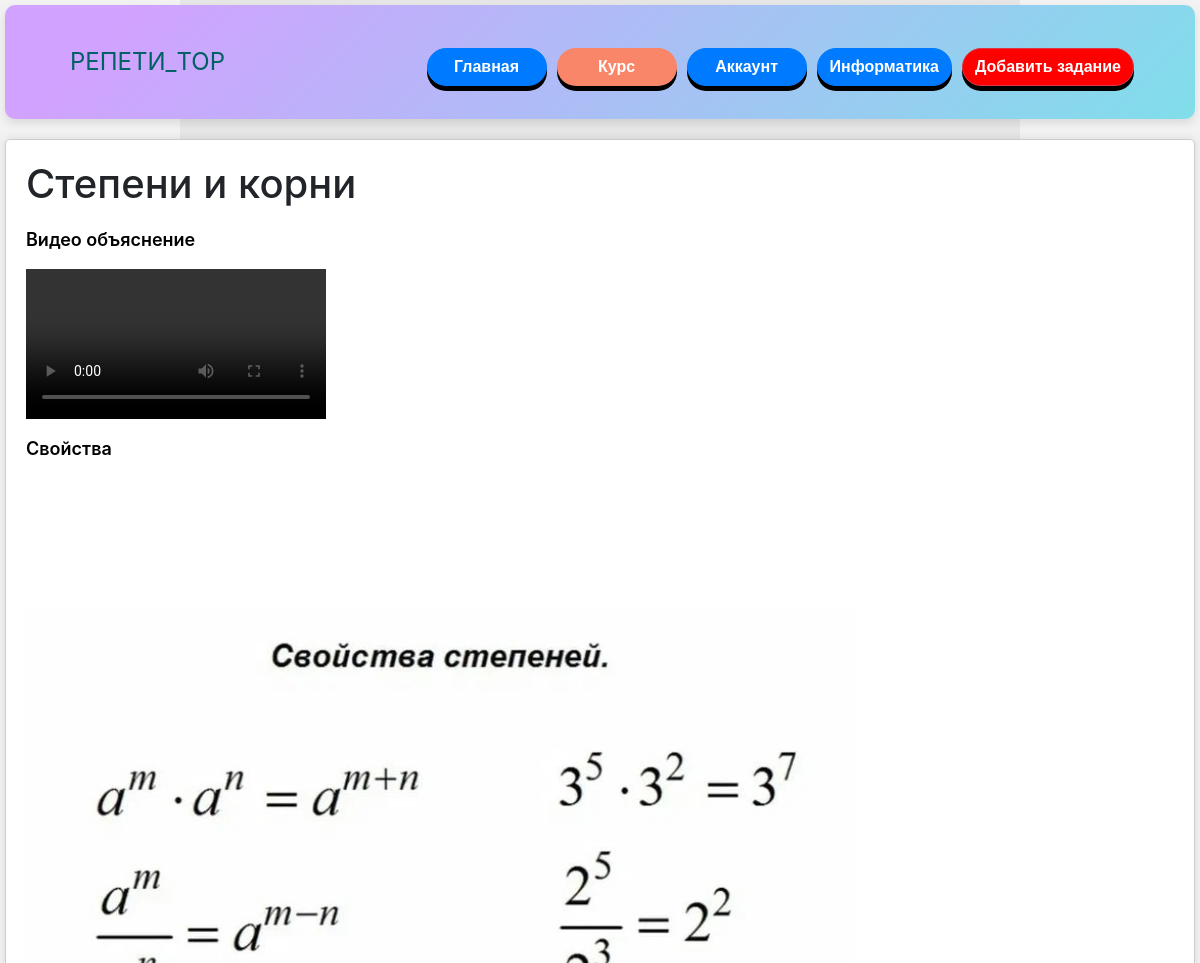
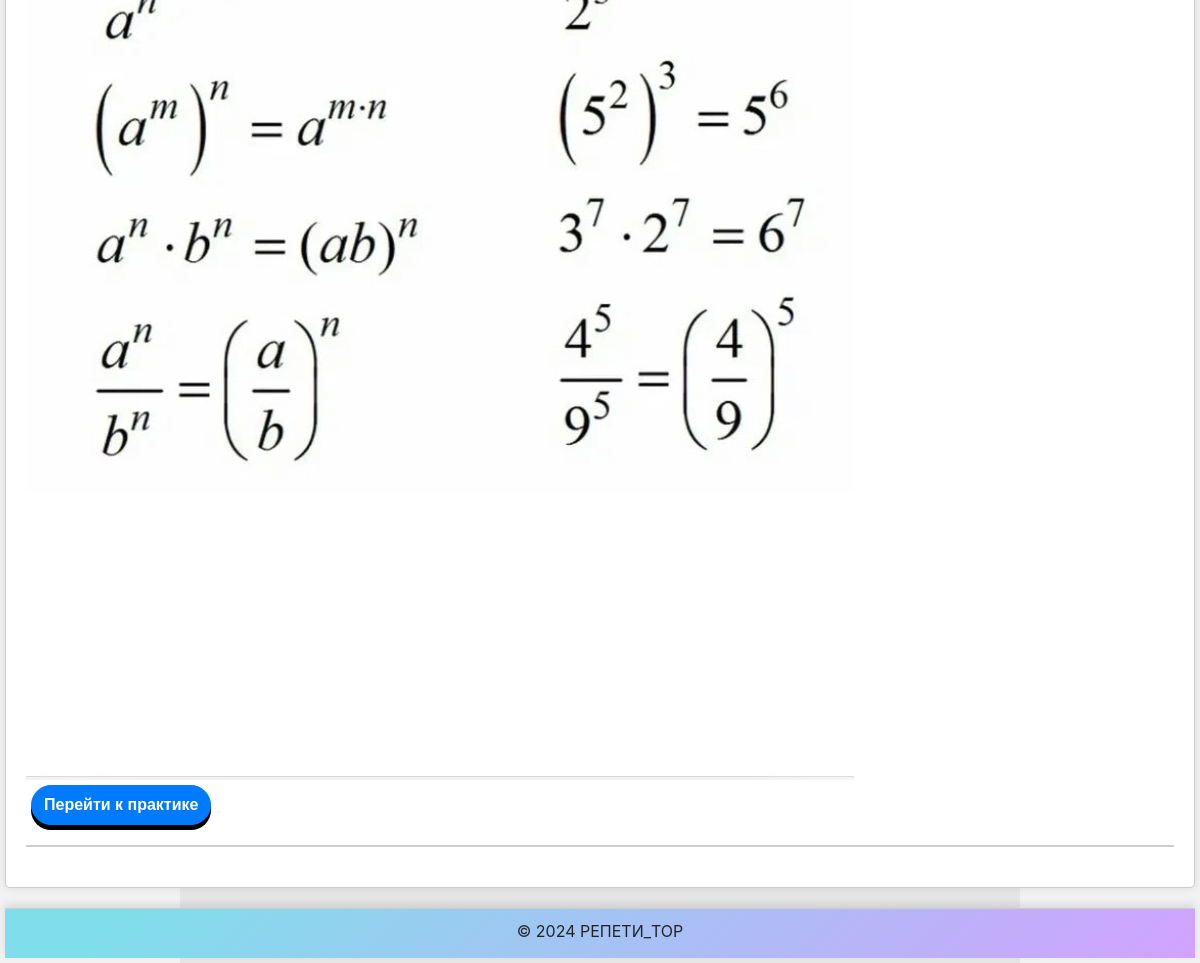
/tasks/72/ (signed in), run on the app's committed database (2 pictures, top to bottom).
### tasks/models.py (models this page shows, shortened)
class Course(models.Model):
    title = models.CharField(max_length=200)
    required_status = models.ForeignKey(Status, on_delete=models.CASCADE, related_name='courses', null=True, blank=True)
    grade = models.CharField(max_length=10, default='6class')

class Task(models.Model):
    course = models.ForeignKey(Course, related_name='tasks', on_delete=models.CASCADE)
    description = models.TextField(blank=True, null=True)
    correct_answer = models.CharField(max_length=200, blank=True, null=True)
    image = models.ImageField(upload_to='task_images/', blank=True, null=True)
    video = models.FileField(upload_to='task_videos/', blank=True, null=True)
    is_theory = models.BooleanField(default=False)
    expl = models.TextField(blank=True, null=True)
    expl_img = models.ImageField(upload_to='task_images/', blank=True, null=True)
    expl_video = models.FileField(upload_to='task_videos/', blank=True, null=True)
    file = models.FileField(upload_to='task_videos/', blank=True, null=True)
    file_link_text = models.CharField(max_length=255, blank=True, null=True)

### tasks/views.py (the view, shortened to what this page needs)
# urls.py: path('<int:course_id>/', views.task_detail, name='task_detail'),
@login_required
def task_detail(request, course_id):
    course = get_object_or_404(Course, id=course_id)
    theoretical_tasks = course.tasks.filter(is_theory=True)
    practical_tasks = course.tasks.filter(is_theory=False)
    user_statuses = request.user.profile.statuses.all()
    course_access = {course: course.required_status in user_statuses}
    has_advanced_access = user_statuses.filter(name='advanced').exists()
    has_premium_access = user_statuses.filter(name='premium').exists()
    has_gold_access = user_statuses.filter(name='gold').exists()
    has_platinum_access = user_statuses.filter(name='platinum').exists()
    return render(request, 'tasks/task_detail.html', {
        'course': course,
        'theoretical_tasks': theoretical_tasks,
        'practical_tasks': practical_tasks,
        'course_access': course_access,
        'has_advanced_access': has_advanced_access,
        'has_premium_access': has_premium_access,
        'has_gold_access': has_gold_access,
        'has_platinum_access': has_platinum_access,
        'show_practical_tasks': 'proceed_to_practice' in request.POST,
    })

### tasks/templates/tasks/task_detail.html (shortened to what this page needs)
{% load static %}
<!DOCTYPE html>
<html lang="en">
<head>
    <link rel="stylesheet" href="https://maxcdn.bootstrapcdn.com/bootstrap/4.5.2/css/bootstrap.min.css">
    <link rel="stylesheet" type="text/css" href="{% static 'styles.css' %}">
</head>
<body>
    <div class="flex-container">
        <header class="animated-header">
            <div class="container flex-header">
                <div class="logo">
                    <a class="navbar-brand">РЕПЕТИ_TOP</a>
                </div>
                <nav class="navbar navbar-expand-md">
                    <div class="collapse navbar-collapse" id="navbarNav">
                        <ul class="navbar-nav ml-auto">
                            <li class="nav-item"><a href="{% url 'home' %}" class="btn btn-primary">Главная</a></li>
                            {% if user.is_authenticated %}
                            <li class="nav-item"><a href="{% url 'course_list' %}" class="btn btn-course">Курс</a></li>
                            <li class="nav-item"><a href="{% url 'account' %}" class="btn btn-primary">Аккаунт</a></li>
                            <li class="nav-item"><a href="{% url 'computer_science_tasks' %}" class="btn btn-primary">Информатика</a></li>
                            {% else %}
                            <li class="nav-item"><a href="{% url 'login' %}" class="btn btn-primary">Вход</a></li>
                            <li class="nav-item"><a href="{% url 'register' %}" class="btn btn-primary">Регистрация</a></li>
                            {% endif %}
                            {% if user.is_superuser %}
                            <li class="nav-item"><a href="{% url 'add_task' %}" class="btn btn-danger">Добавить задание</a></li>
                            {% endif %}
                        </ul>
                    </div>
                </nav>
            </div>
        </header>
        {% if course.grade == "6class" and has_platinum_access or course.grade == "7class" and has_gold_access or course.grade == "8class" and has_premium_access or course.grade == "9class" and has_advanced_access %}
		<aside>
            <div class="name-variant">
                <h1>{{ course.title }}</h1>
            </div>
            <form method="post">
                {% if theoretical_tasks and not show_practical_tasks %}
                    {% for task in theoretical_tasks %}
                        <div class="flex-task">
                            <div class="description">
                                <p>{{ task.description }}</p>
                            </div>
                            {% if task.image %}
                                <div class="image-view">
                                    <img src="{{ task.image.url }}" alt="Task Image" class="task-image">
                                </div>
                            {% endif %}
                            {% if task.video %}
								<div class="image-view">
									<video controls class="video-view">
										<source src="{{ task.video.url }}" type="video/mp4" class = "video-vi">
									</video>
								</div>
                            {% endif %}
                        </div>
                    {% endfor %}
                    {% if practical_tasks %}<button type="submit" name="proceed_to_practice" class="btn btn-primary">Перейти к практике</button>
                    {% endif %}
                {% endif %}
            </form>
            <div class="separator"></div>
        </aside>
		{% endif %}
        <footer class="animated-footer">
            &copy; 2024 РЕПЕТИ_TOP
        </footer>
    </div>
</body>
</html>

### static/styles.css (style rules this page uses)
html, body { height: 100%; margin: 0; }
button { min-width: 120px; border-radius: 15px; min-height: 40px; background-color: aqua; align-content: center; }
.logo { display: flex; justify-content: center; }
.flex-header { display: flex; justify-content: space-between; width: 100%; height: 100%; }
.animated-header { background-color: #d1a2ff; background-image: linear-gradient(135deg, #d1a2ff 10%, #80DEEA 100%); border-radius: 10px; width: 100%; min-height: 80px; margin-bottom: 20px; padding: 20px; box-shadow: 0 4px 8px rgba(0, 0, 0, 0.1); transition: background-color 0.3s ease-in-out; }
.navbar-brand { padding-left: 25px; text-align: center; min-height: 50px; min-width: 100px; align-content: center; color: #006064; font-size: 24px; }
.flex-container { display: flex; flex-direction: column; min-height: 100vh; align-items: center; padding: 5px; }
footer.animated-footer { text-align: center; min-height: 50px; width: 100%; background-color: #d1a2ff; background-image: linear-gradient(135deg, #80DEEA 10%, #d1a2ff 100%); border-top: 1px solid #ccc; padding: 10px 0; box-shadow: 0 -4px 8px rgba(0, 0, 0, 0.1); transition: background-color 0.3s ease-in-out; margin-top: auto; }
ul { display: flex; flex-direction: row; flex-wrap: wrap; }
li { list-style: none; }
.btn-primary, .btn-danger, .btn-course { min-width: 120px; transition: all 0.3s cubic-bezier(.215,.61,.355,1); margin: 5px; color: white; display: flex; justify-content: center; align-items: center; box-shadow: 0 5px #000; border-radius: 50px; font-family: 'Poppins', sans-serif; font-weight: bold; }
.btn-primary { background-color: #007bff; }
.btn-danger { background-color: red; }
.btn-course { background-color: #fa8669; }
video { max-height: 80vh; max-width: 80vh; }
aside p { font-weight: 600; font-size: 18px; line-height: 1.5; color: #000000; margin-top: 10px; text-align: justify; }
.navbar-collapse { transition: height 0.3s ease; overflow: hidden; }
.navbar-nav { flex-direction: column; text-align: center; }
.navbar-nav .nav-item { margin-top: 10px; }
.separator { width: 100%; height: 2px; background-color: #ccc; margin: 20px 0; }
aside { flex: 1; width: 100%; max-width: 1200px; padding: 20px; background-color: #ffffff; border: 1px solid #ccc; border-radius: 5px; box-shadow: 0 0 10px rgba(0, 0, 0, 0.1); margin-bottom: 20px; }
.task-image { max-width: 100%; height: auto; }
.video-view { max-width: 60%; height: auto; }
.video-view { max-width: 100%; height: auto; }
@media (min-width:1024px) { li { text-align: left; } }

### data on the page
Course: title "Степени и корни"
Task: description "Видео объяснение"
Task: description "Свойства", image (picture)
